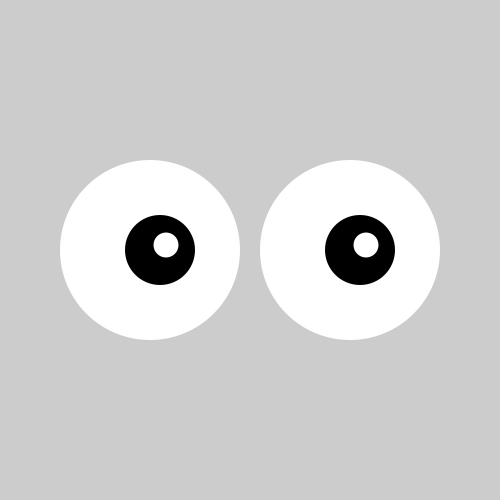
Frame 1 (no input)
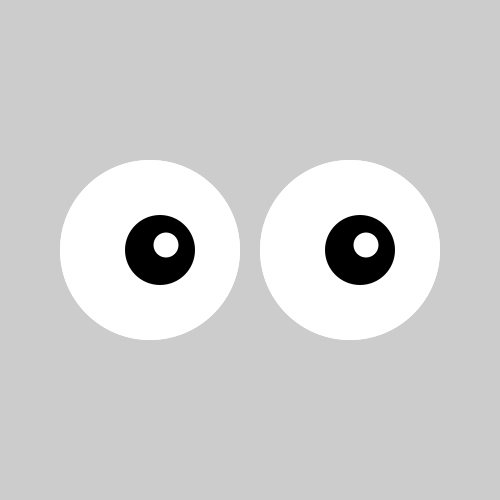
Frame 2 (the mouse pressed at the canvas centre, redrawn once)

The Processing sketch that drew these frames (run headless with seeded random() and noise(); the mouse was pressed at the canvas centre and the sketch redrawn once):

// Processing sketch: code_08_03
// ── code_08_03.pde
void setup() {
  size(500, 500);
  noStroke();
  noLoop();
}
  void draw() {
  eye(350, 250);
  eye(150, 250);
 
}

void eye(int x, int y){
  fill(255);
  ellipse(x, y, 180, 180);
  fill(0);
  ellipse(x+10, y, 70, 70); 
  fill(255);
  ellipse(x+16, y-5, 25, 25);
}
